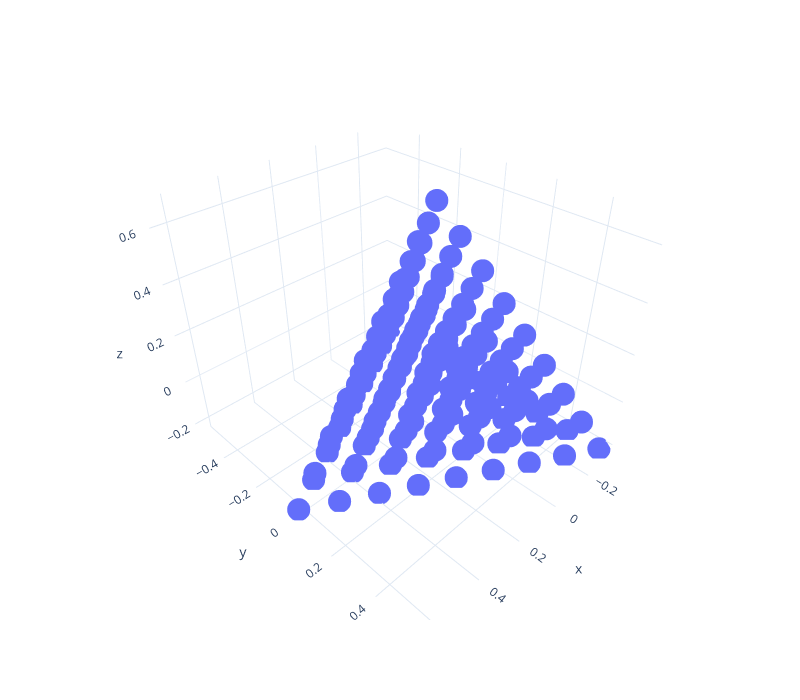

The notebook cell this image was saved under:
### Code cell
grid6_projected_df = pd.DataFrame(grid6_projected, columns=['x','y','z'])
px.scatter_3d(grid6_projected_df, x='x', y='y', z='z', 
              template='plotly_white', width=800, height=700)

### Figure 1 — Plotly figure (JSON) as saved in the notebook; plotly's stock layout.template omitted (floating-point values rounded to 4 significant figures; data arrays with more than 128 entries replaced by an {"elided": "..."} marker saying what was removed)
{"data": [{"hovertemplate": "x=%{x}<br>y=%{y}<br>z=%{z}<extra></extra>", "legendgroup": "", "marker": {"color": "#636efa", "symbol": "circle"}, "mode": "markers", "name": "", "scene": "scene", "showlegend": false, "type": "scatter3d", "x": {"elided": "165 float values"}, "y": {"elided": "165 float values"}, "z": {"elided": "165 float values"}}], "layout": {"height": 700, "legend": {"tracegroupgap": 0}, "margin": {"t": 60}, "scene": {"domain": {"x": [0, 1], "y": [0, 1]}, "xaxis": {"title": {"text": "x"}}, "yaxis": {"title": {"text": "y"}}, "zaxis": {"title": {"text": "z"}}}, "width": 800}}
